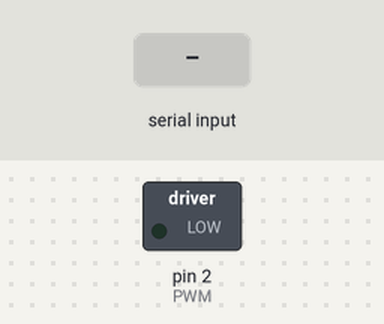
The sketch below on a simulated Arduino Uno, built with avr-gcc and run on an emulated ATmega328P. On the bench: switched loads named in the sketch (green lamp = pin HIGH). The test bench sets the inputs (shaded band). Pins used as bus, display or sensor lines are not drawn.

Above: at 1.2 s.
1.3 s: "1\n" received over Serial
At 1.8 s:
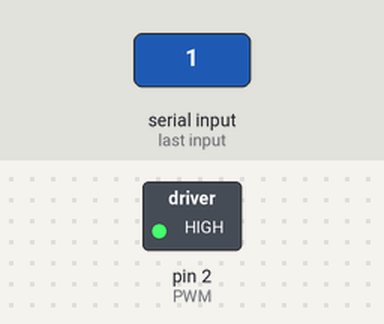
2.8 s: "3\n" received over Serial
At 4.0 s:
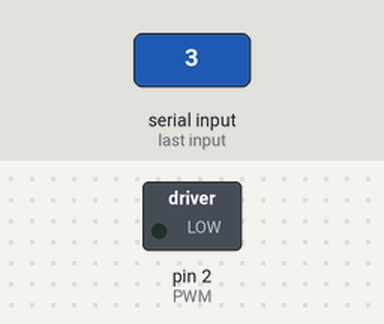
4.3 s: "2\n" received over Serial
At 5.3 s:
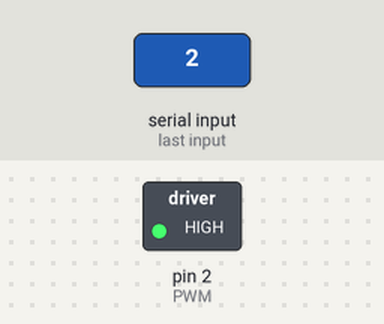
Timing chart, 0 to 7.3 s (numbered marks = the images above; inputs shaded):
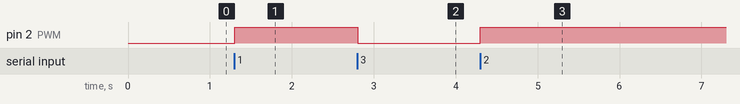

The sketch:

SingleMotor.ino
```cpp
int Dir =  1;
int PWM =  2;

int input = 0;

void setup() {
  Serial.begin(9600);
  pinMode(Dir, OUTPUT);
  pinMode(PWM, OUTPUT);

  digitalWrite(Dir, LOW);
  digitalWrite(Dir, LOW);
}

void loop() {
  while(Serial.available() == 0){

  }

  input = Serial.parseInt();

  if(input == 1){
    digitalWrite(PWM, HIGH);
    digitalWrite(Dir, LOW);
  }

  else if(input == 2){
    digitalWrite(PWM, HIGH);
    digitalWrite(Dir, HIGH);
  }

  else if(input == 3){
    digitalWrite(PWM, LOW);
    digitalWrite(Dir, LOW);
  }

  else{
  }
}
```

Measured:
- after the input at 1.3 s, pin 2 (PWM): LOW → HIGH at once
- after the input at 2.8 s, pin 2 (PWM): HIGH → LOW at once
- after the input at 4.3 s, pin 2 (PWM): LOW → HIGH at once
